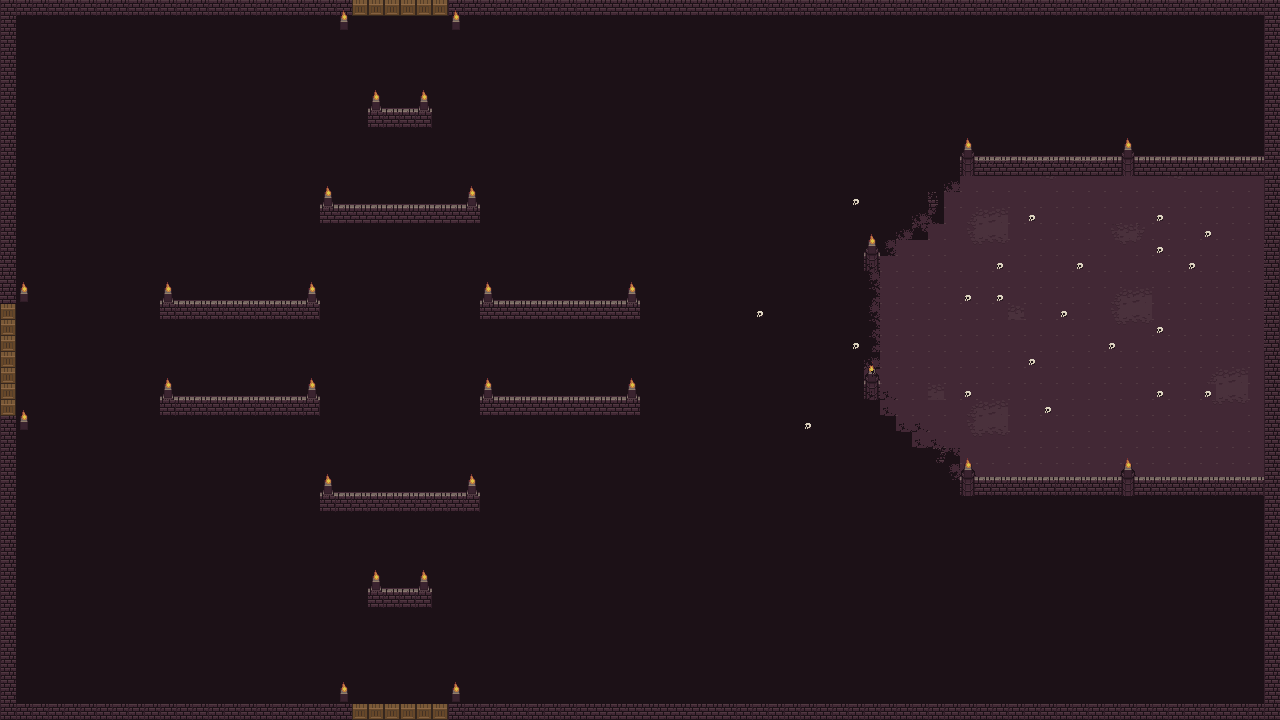

Tiled map render using the project's own tile images. Description and the map definition, with tile-layer contents summarised, below:
An orthogonal 80x45 tile map with 16x16 px tiles, 5 tile layers (Background, Walls, Decorative, decorativeShading, ...), 3 tilesets and 23 objects (20x wall, 3x door).

<map version="1.5" tiledversion="1.7.0" orientation="orthogonal" renderorder="right-down" compressionlevel="0" width="80" height="45" tilewidth="16" tileheight="16" infinite="0" nextlayerid="13" nextobjectid="72">
 <tileset firstgid="1" name="Wall" tilewidth="16" tileheight="16" tilecount="1020" columns="20">
  <image source="Wall.png" width="320" height="816" />
 </tileset>
 <tileset firstgid="1021" name="Floor" tilewidth="16" tileheight="16" tilecount="819" columns="21">
  <image source="Floor.png" width="336" height="624" />
 </tileset>
 <tileset firstgid="1840" name="DungeonSet" tilewidth="16" tileheight="16" tilecount="256" columns="16">
  <image source="0x72_16x16DungeonTileset.v3.png" width="256" height="256" />
 </tileset>
 <layer id="7" name="Background" width="80" height="45">
  <data>[3600 cells, 3600 non-empty, 1 distinct tile ids]</data>
 </layer>
 <layer id="9" name="Walls" width="80" height="45">
  <data>[3600 cells, 856 non-empty, 9 distinct tile ids]</data>
 </layer>
 <layer id="10" name="Decorative" width="80" height="45">
  <data>[3600 cells, 389 non-empty, 8 distinct tile ids]</data>
 </layer>
 <layer id="11" name="decorativeShading" width="80" height="45">
  <data>[3600 cells, 144 non-empty, 25 distinct tile ids]</data>
 </layer>
 <layer id="12" name="decorativeshadingupper" width="80" height="45">
  <data>[3600 cells, 2 non-empty, 2 distinct tile ids]</data>
 </layer>
 <objectgroup id="2" name="Object Layer 1" visible="0">
  <object id="8" type="wall" x="0" y="416" width="16" height="304" />
  <object id="59" type="wall" x="160" y="400" width="160" height="16" />
  <object id="60" type="wall" x="160" y="304" width="160" height="16" />
  <object id="61" type="wall" x="480" y="304" width="160" height="16" />
  <object id="62" type="wall" x="480" y="400" width="160" height="16" />
  <object id="63" type="wall" x="320" y="496" width="160" height="16" />
  <object id="64" type="wall" x="368" y="592" width="64" height="16" />
  <object id="65" type="wall" x="320" y="208" width="160" height="16" />
  <object id="66" type="wall" x="368" y="112" width="64" height="16" />
  <object id="67" type="wall" x="960" y="160" width="304" height="16" />
  <object id="68" type="wall" x="960" y="480" width="304" height="16" />
  <object id="69" type="wall" x="864" y="368" width="16" height="32" />
  <object id="70" type="wall" x="864" y="256" width="16" height="16" />
  <object id="71" type="wall" x="864" y="240" width="16" height="32" />
  <object id="10" type="wall" x="16" y="0" width="336" height="16" />
  <object id="11" type="wall" x="448" y="704" width="816" height="16" />
  <object id="12" type="wall" x="1264" y="0" width="16" height="720" />
  <object id="23" type="wall" x="0" y="0" width="16" height="304" />
  <object id="26" type="wall" x="16" y="704" width="336" height="16" />
  <object id="27" type="wall" x="448" y="0" width="816" height="16" />
  <object id="28" type="door" x="352" y="704" width="96" height="16">
   <properties>
    <property name="side" value="bottom" />
   </properties>
  </object>
  <object id="31" type="door" x="352" y="0" width="96" height="16">
   <properties>
    <property name="side" value="top" />
   </properties>
  </object>
  <object id="32" type="door" x="0" y="304" width="16" height="112">
   <properties>
    <property name="side" value="left" />
   </properties>
  </object>
 </objectgroup>
</map>
